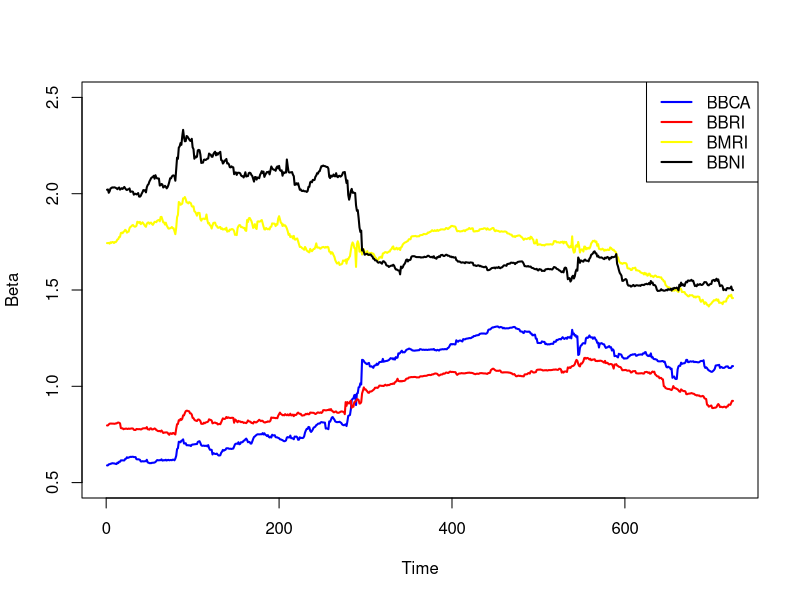
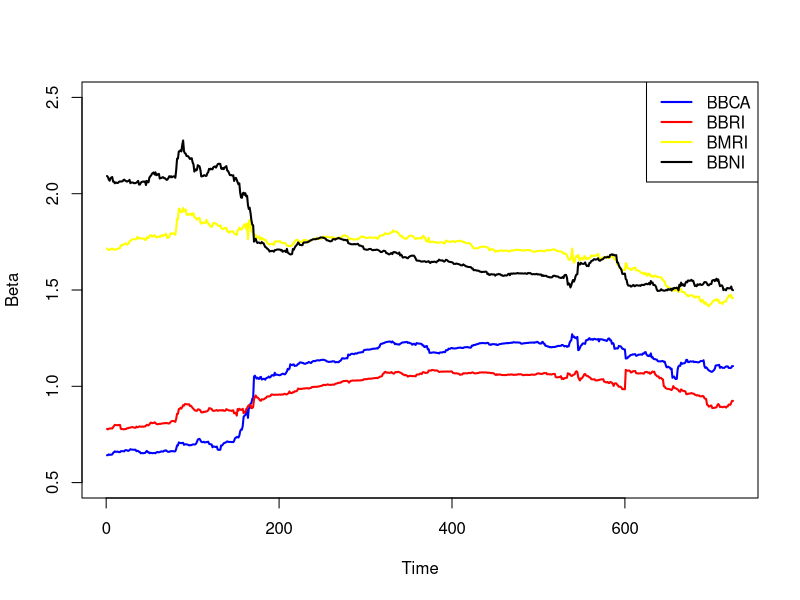
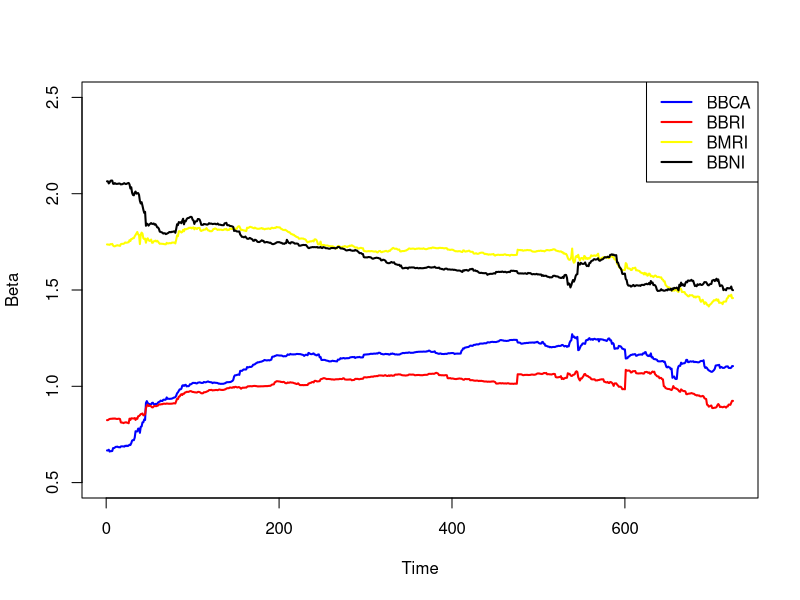

The R script that drew these images, in order:
library(readxl)
d=read_excel('Return.xlsx')
Y1=d[,10]
Y2=d[,11]
Y3=d[,12]
Y4=d[,13]
X=d[,14]
alfa=0.05
n=length(as.matrix(Y1))
window=c(250,375,500)
beta1=0
beta2=0
beta3=0
beta4=0
pval1=0
pval2=0
pval3=0
pval4=0
a=0
b=0
c=0
d=0
for (window in window){
  for (i in window:n){
    Y1a=Y1$BBCA_RT[(i-window+1):i]
    Y2a=Y2$BBRI_RT[(i-window+1):i]
    Y3a=Y3$BMRI_RT[(i-window+1):i]
    Y4a=Y4$BBNI_RT[(i-window+1):i]
    Xa=X$IHSG_RT[(i-window+1):i]

    reg1=lm(Y1a~0+Xa)
    beta1[(i-window+1):(n-window+1)]=reg1$coefficients
    pval1[(i-window+1):(n-window+1)]=summary(reg1)$coefficients[,4]
    a[(i-window+1):(n-window+1)]=if(pval1[(i-window+1)] < alfa) "Signifikan" else "Tidak Signifikan"
    reg2=lm(Y2a~0+Xa)
    beta2[(i-window+1):(n-window+1)]=reg2$coefficients
    pval2[(i-window+1):(n-window+1)]=summary(reg2)$coefficients[,4]
    b[(i-window+1):(n-window+1)]=if(pval2[(i-window+1)] < alfa) "Signifikan" else "Tidak
Signifikan"
    reg3=lm(Y3a~0+Xa)
    beta3[(i-window+1):(n-window+1)]=reg3$coefficients
    pval3[(i-window+1):(n-window+1)]=summary(reg3)$coefficients[,4]
    c[(i-window+1):(n-window+1)]=if(pval3[(i-window+1)] < alfa) "Signifikan" else "Tidak
Signifikan"
    reg4=lm(Y4a~0+Xa)
    beta4[(i-window+1):(n-window+1)]=reg4$coefficients
    pval4[(i-window+1):(n-window+1)]=summary(reg4)$coefficients[,4]
    d[(i-window+1):(n-window+1)]=if(pval4[(i-window+1)] < alfa) "Signifikan" else "Tidak Signifikan"
  }

  plot(beta1,col="blue", type="l",lwd=2, ylim=c(0.5,2.5),
       ylab="Beta",xlab="Time")
  lines(beta2,col="red", type="l",lwd=2)
  lines(beta3,col="yellow", type="l",lwd=2)
  lines(beta4,col="black", type="l",lwd=2)
  legend("topright",c("BBCA","BBRI","BMRI","BBNI"),lwd=2,
         col=c("blue","red","yellow","black","green"),bg="white"
  )
}
